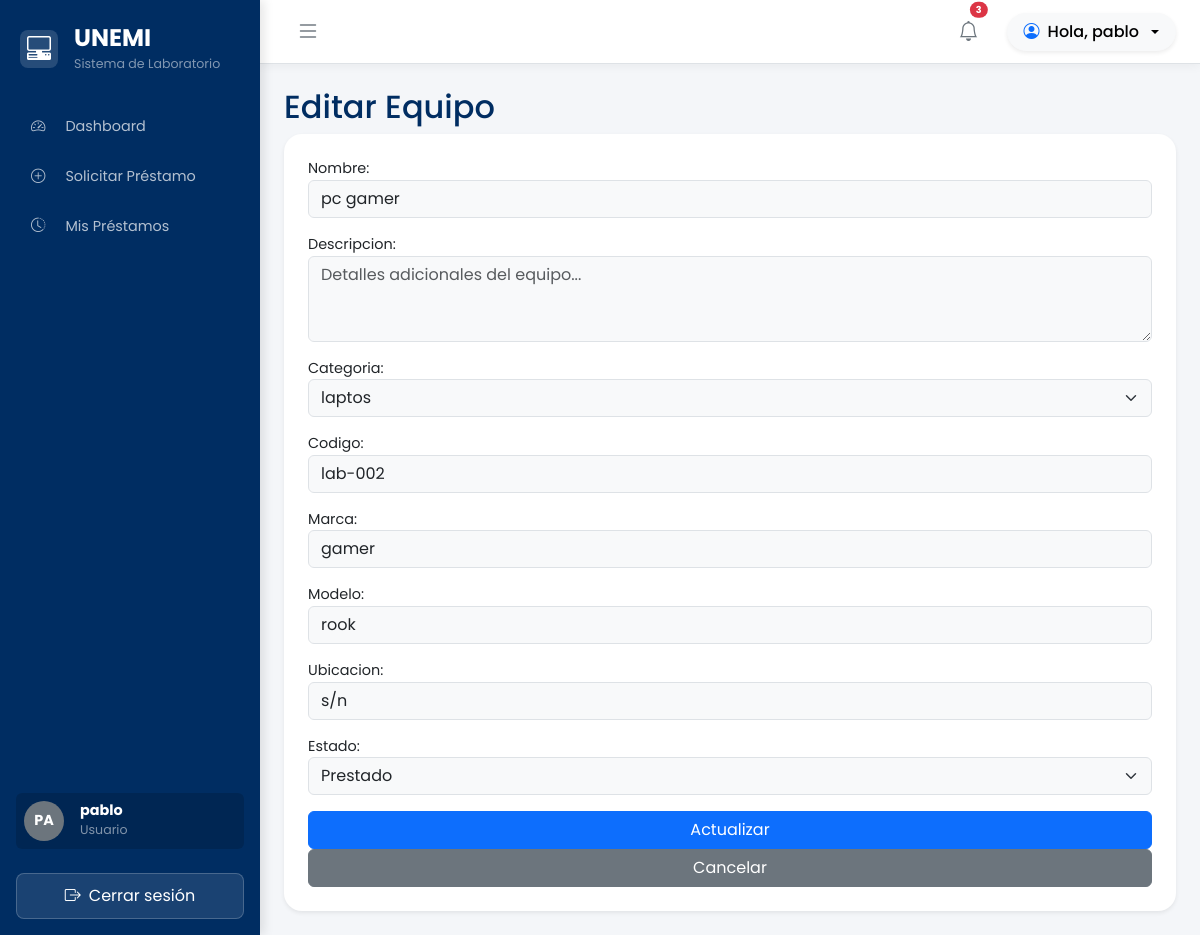
The app's page /equipos/7/editar/ (signed in) with its own data.
### inventario/models.py (models this page shows, shortened)
class Equipo(models.Model):
    ESTADOS = [
        ('Disponible', 'Disponible'),
        ('Prestado', 'Prestado'),
        ('Mantenimiento', 'Mantenimiento'),
    ]
    nombre = models.CharField(max_length=150)
    descripcion = models.TextField(blank=True)
    categoria = models.ForeignKey(
        Categoria,
        on_delete=models.CASCADE,
        related_name="equipos"
    )
    codigo = models.CharField(max_length=50, unique=True)
    marca = models.CharField(max_length=100)
    modelo = models.CharField(max_length=100)
    ubicacion = models.CharField(max_length=100, blank=True, default="")
    estado = models.CharField(
        max_length=20,
        choices=ESTADOS,
        default='Disponible'
    )
    fecha_registro = models.DateTimeField(auto_now_add=True)

class Categoria(models.Model):
    nombre = models.CharField(max_length=100, unique=True)
    descripcion = models.TextField(blank=True)
    def __str__(self):
        return self.nombre

### inventario/views.py (the view)
# urls.py: path("equipos/<int:pk>/editar/", views.editar_equipo, name="editar_equipo"),
@login_required
def editar_equipo(request, pk):
    equipo = get_object_or_404(Equipo, pk=pk)
    if request.method == "POST":
        form = EquipoForm(
            request.POST,
            instance=equipo
        )
        if form.is_valid():
            form.save()
            return redirect("lista_equipos")
    else:
        form = EquipoForm(instance=equipo)
    return render(
        request,
        "inventario/editar_equipo.html",
        {"form": form},
    )

### inventario/forms.py
class EquipoForm(forms.ModelForm):
    class Meta:
        model = Equipo
        fields = '__all__'
        widgets = {
            'nombre': forms.TextInput(attrs={'class': 'form-control bg-light', 'placeholder': 'Ej: PC de Escritorio'}),
            'categoria': forms.Select(attrs={'class': 'form-select bg-light'}),
            'codigo': forms.TextInput(attrs={'class': 'form-control bg-light', 'placeholder': 'Ej: LAB-001'}),
            'marca': forms.TextInput(attrs={'class': 'form-control bg-light', 'placeholder': 'Ej: Dell'}),
            'modelo': forms.TextInput(attrs={'class': 'form-control bg-light', 'placeholder': 'Ej: Optiplex 3080'}),
            'ubicacion': forms.TextInput(attrs={'class': 'form-control bg-light', 'placeholder': 'Ej: Laboratorio 1'}),
            'estado': forms.Select(attrs={'class': 'form-select bg-light'}),
            'descripcion': forms.Textarea(attrs={'class': 'form-control bg-light', 'rows': 3, 'placeholder': 'Detalles adicionales del equipo...'}),
        }

### templates/inventario/editar_equipo.html (shortened to what this page needs)
{% extends 'base.html' %}
{% block content %}
<h2>Editar Equipo</h2>
<form method="post" class="card p-4 shadow-sm">
    {{ form.as_p }}
    <button type="submit" class="btn btn-primary">
        Actualizar
    </button>
    <a href="{% url 'lista_equipos' %}" class="btn btn-secondary">
        Cancelar
    </a>
</form>
{% endblock %}

### templates/base.html (shortened to what this page needs)
{% load static %}
<!DOCTYPE html>
<html lang="es">
<head>
    <link href="https://cdn.jsdelivr.net/npm/bootstrap@5.3.3/dist/css/bootstrap.min.css" rel="stylesheet">
    <link rel="stylesheet" href="https://cdn.jsdelivr.net/npm/bootstrap-icons@1.11.3/font/bootstrap-icons.min.css">
    <link rel="stylesheet" href="{% static 'css/estilos.css' %}">
</head>
<body>
    <div class="d-flex vh-100 overflow-hidden">
        <aside class="sidebar d-flex flex-column justify-content-between p-3">
            <div>
                <div class="logo d-flex align-items-center gap-3 py-2 px-1 mb-4">
                    <div class="logo-icon-bg">
                        <i class="bi bi-pc-display-horizontal fs-4 text-white"></i>
                    </div>
                    <div>
                        <h4 class="text-white fw-bold m-0">UNEMI</h4>
                        <small class="text-white-50">
                            Sistema de Laboratorio
                        </small>
                    </div>
                </div>
                <ul class="nav flex-column gap-2">
                    <li class="nav-item">
                        <a href="{% url 'dashboard' %}"
                            class="nav-link {% if request.resolver_match.url_name == 'dashboard' %}active{% endif %}">
                            <i class="bi bi-speedometer2"></i>
                            Dashboard
                        </a>
                    </li>
                    {% for grupo in request.user.groups.all %}
                        {% if grupo.name == "Administrador" %}
                            <li class="nav-item">
                                <a class="nav-link d-flex align-items-center justify-content-between"
                                   data-bs-toggle="collapse"
                                   href="#submenuEquipos"
                                   role="button"
                                   aria-expanded="false"
                                   aria-controls="submenuEquipos">
                                    <div>
                                        <i class="bi bi-pc-display"></i> Gestión de Equipos
                                    </div>
                                    <i class="bi bi-chevron-down" style="font-size: 0.8rem;"></i>
                                </a>
                                <div class="collapse {% if request.resolver_match.url_name in 'lista_equipos,crear_equipo,editar_equipo,lista_categorias,crear_categoria' %}show{% endif %} mt-1" id="submenuEquipos">
                                    <ul class="nav flex-column ms-3 border-start border-light border-opacity-25 ps-2">
                                        <li class="nav-item">
                                            <a class="nav-link py-2 px-2 {% if request.resolver_match.url_name == 'lista_equipos' %}active{% endif %}" href="{% url 'lista_equipos' %}" style="font-size: 0.9rem;">
                                                <i class="bi bi-list-ul"></i> Listado de Equipos
                                            </a>
                                        </li>
                                        <li class="nav-item">
                                            <a class="nav-link py-2 px-2 {% if request.resolver_match.url_name == 'crear_equipo' %}active{% endif %}" href="{% url 'crear_equipo' %}" style="font-size: 0.9rem;">
                                                <i class="bi bi-plus-circle"></i> Nuevo Equipo
                                            </a>
                                        </li>
                                        <hr class="text-white my-1 opacity-25">
                                        <li class="nav-item">
                                            <a class="nav-link py-2 px-2 {% if request.resolver_match.url_name == 'lista_categorias' %}active{% endif %}" href="{% url 'lista_categorias' %}" style="font-size: 0.9rem;">
                                                <i class="bi bi-tags"></i> Categorías
                                            </a>
                                        </li>
                                        <li class="nav-item">
                                            <a class="nav-link py-2 px-2 {% if request.resolver_match.url_name == 'crear_categoria' %}active{% endif %}" href="{% url 'crear_categoria' %}" style="font-size: 0.9rem;">
                                                <i class="bi bi-tag-fill"></i> Nueva Categoría
                                            </a>
                                        </li>
                                    </ul>
                                </div>
                            </li>
                            <li class="nav-item">
                                <a href="{% url 'lista_prestamos' %}"
                                    class="nav-link {% if request.resolver_match.url_name == 'lista_prestamos' %}active{% endif %}">
                                    <i class="bi bi-clipboard-check"></i>
                                    Préstamos
                                </a>
                            </li>
                            <li class="nav-item">
                                <a href="{% url 'lista_usuarios' %}"
                                    class="nav-link {% if request.resolver_match.url_name == 'lista_usuarios' %}active{% endif %}">
                                    <i class="bi bi-people"></i>
                                    Usuarios
                                </a>
                            </li>
                        {% elif grupo.name == "Usuario" %}
                            <li class="nav-item">
                                <a href="{% url 'crear_prestamo' %}"
                                    class="nav-link {% if request.resolver_match.url_name == 'crear_prestamo' %}active{% endif %}">
                                    <i class="bi bi-plus-circle"></i>
                                    Solicitar Préstamo
                                </a>
                            </li>
                            <li class="nav-item">
                                <a href="{% url 'mis_prestamos' %}"
                                    class="nav-link {% if request.resolver_match.url_name == 'mis_prestamos' %}active{% endif %}">
                                    <i class="bi bi-clock-history"></i>
                                    Mis Préstamos
                                </a>
                            </li>
                        {% endif %}
                    {% empty %}
                        <li class="nav-item px-3 py-2 text-warning small" style="background-color: rgba(255,255,255,0.1); border-radius: 8px;">
                            <i class="bi bi-exclamation-triangle"></i> Cuenta sin rol asignado
                        </li>
                    {% endfor %}
                </ul>
            </div>
            <div>
                <div class="d-flex align-items-center gap-3 mb-4 p-2 rounded" style="background-color: rgba(0,0,0,0.15);">
                    <div class="user-avatar-text bg-secondary text-white rounded-circle d-flex justify-content-center align-items-center" style="width: 40px; height: 40px; font-weight: bold;">
                        {% if request.user.username %}
                            {{ request.user.username|slice:":2"|upper }}
                        {% else %}
                            AD
                        {% endif %}
                    </div>
                    <div>
                        <strong class="text-white d-block" style="line-height: 1.2;">
                            {{ request.user.username }}
                        </strong>
                        <small class="text-white-50">
                            {{ request.user.groups.first.name|default:"Sin Rol" }}
                        </small>
                    </div>
                </div>
                <form method="post" action="{% url 'logout' %}">
                    <button type="submit" class="btn btn-logout-unemi w-100 d-flex justify-content-center align-items-center gap-2">
                        <i class="bi bi-box-arrow-right"></i>
                        Cerrar sesión
                    </button>
                </form>
            </div>
        </aside>
        <main class="content-wrapper flex-grow-1">
            <header class="topbar border-bottom px-4 py-3 d-flex justify-content-between align-items-center">
                <button class="btn border-0 text-secondary hover-bg-light">
                    <i class="bi bi-list fs-4"></i>
                </button>
                <div class="d-flex align-items-center gap-3">
                    <button class="btn border-0 position-relative text-secondary">
                        <i class="bi bi-bell fs-5"></i>
                        <span class="position-absolute top-2 start-75 translate-middle badge rounded-pill bg-danger" style="font-size: 0.6rem;">
                            3
                        </span>
                    </button>
                    <div class="dropdown">
                        <button class="btn btn-light dropdown-toggle d-flex align-items-center gap-2 shadow-sm rounded-pill px-3" data-bs-toggle="dropdown">
                            <i class="bi bi-person-circle text-primary"></i>
                            <span class="fw-medium">Hola, {{ request.user.username }}</span>
                        </button>
                    </div>
                </div>
            </header>
            <div class="container-fluid p-4">
                {% block content %}
                {% endblock %}
            </div>
        </main>
    </div>
</body>
</html>

### static/css/estilos.css (style rules this page uses)
body { font-family: 'Poppins', sans-serif; font-size: 0.9rem; background-color: #f8fafc; color: #1f2937; margin: 0; min-height: 100vh; }
.sidebar { width: 260px; background-color: #043927; min-height: 100vh; z-index: 100; }
.logo-icon-bg { width: 38px; height: 38px; background: rgba(255, 255, 255, .15); border-radius: 50%; display: flex; justify-content: center; align-items: center; }
.sidebar .nav-link { color: #cbd5e1; padding: .75rem 1rem; border-radius: 10px; display: flex; align-items: center; gap: 12px; transition: .2s; }
.user-avatar-text { width: 36px; height: 36px; border-radius: 50%; display: flex; justify-content: center; align-items: center; font-weight: 600; }
.btn-logout-unemi { border: none; background: transparent; color: #fca5a5; }
.content-wrapper { display: flex; flex-direction: column; flex: 1; min-height: 100vh; overflow-x: hidden; }
.topbar { height: 64px; flex-shrink: 0; }
main .container-fluid { flex: 1; padding: 1.5rem !important; }
.card { border: none; border-radius: 18px; box-shadow: 0 .125rem .5rem rgba(0, 0, 0, .08); }

### templates/base.html (style rules this page uses)
:root { --unemi-blue: #002D62; --unemi-gold: #F2A900; --bg-light: #F4F6F9; }
body { background-color: var(--bg-light); font-family: 'Poppins', sans-serif; }
.sidebar { background-color: var(--unemi-blue) !important; min-width: 260px; box-shadow: 4px 0 10px rgba(0, 0, 0, 0.1); }
.logo-icon-bg { background-color: rgba(255, 255, 255, 0.15); padding: 8px 12px; border-radius: 8px; }
.sidebar .nav-link { color: rgba(255, 255, 255, 0.7) !important; border-radius: 8px; padding: 10px 15px; transition: all 0.3s ease; }
.sidebar .nav-link i { margin-right: 8px; }
.btn-logout-unemi { background-color: rgba(255, 255, 255, 0.1); color: #ffffff; border: 1px solid rgba(255, 255, 255, 0.2); transition: all 0.3s ease; border-radius: 8px; padding: 10px; }
.content-wrapper { background-color: var(--bg-light); height: 100vh; overflow-y: auto; }
.topbar { box-shadow: 0 2px 10px rgba(0,0,0,0.05); background-color: #ffffff !important; }
h1, h2, h3, .text-unemi { color: var(--unemi-blue); }

### records on screen
Equipo: nombre "pc gamer", categoria "laptos", codigo "lab-002", marca "gamer", modelo "rook", ubicacion "s/n", estado "Prestado"

### other values on screen
{{ request.user.username|slice:":2"|upper }} "PA"
{{ request.user.username }} "pablo"
{{ request.user.groups.first.name|default:"Sin Rol" }} "Usuario"
